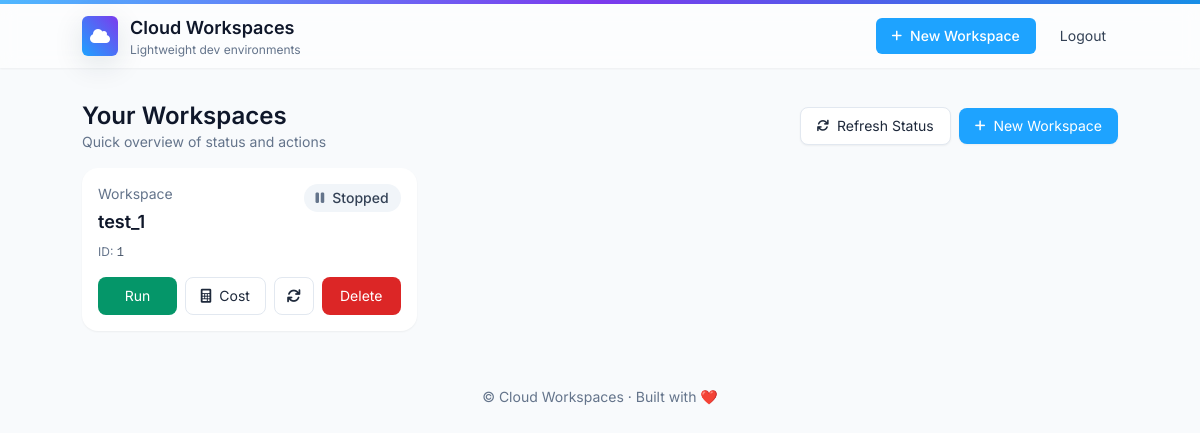
The page /dashboard (signed in) on the database its author committed.
### app.py (models this page shows)
class Workspace(db.Model):
    id = db.Column(db.Integer, primary_key=True)
    name = db.Column(db.String(128), nullable=False)
    yaml_filename = db.Column(db.String(128), nullable=False)
    created_at = db.Column(db.DateTime, default=datetime.utcnow)
    status = db.Column(db.String(32), default="stopped")
    user_id = db.Column(db.Integer, db.ForeignKey("user.id"), nullable=False)

### app.py (the view)
@app.route("/dashboard")
@login_required
def dashboard():
    for ws in Workspace.query.filter_by(user_id=current_user.id):
        path = os.path.join(current_app.config["UPLOAD_FOLDER"], ws.yaml_filename)
        if os.path.exists(path):
            try:
                result = subprocess.run(
                    ["docker-compose", "-f", path, "ps", "-q"],
                    capture_output=True, text=True,
                    cwd=os.path.dirname(path)
                )
                if result.returncode == 0 and result.stdout.strip():
                    if ws.status != "running":
                        ws.status = "running"
                        db.session.commit()
                else:
                    if ws.status != "stopped":
                        ws.status = "stopped"
                        db.session.commit()
            except Exception as e:
                current_app.logger.error(f"Error checking status for {ws.name}: {str(e)}")
                if ws.status != "stopped":
                    ws.status = "stopped"
                    db.session.commit()
    workspaces = Workspace.query.filter_by(user_id=current_user.id).all()
    return render_template("dashboard.html", workspaces=workspaces)

### app.py (called while the page is built)
@login_manager.user_loader
def load_user(user_id):
    return User.query.get(int(user_id))

### templates/dashboard.html (shortened to what this page needs)
{% extends 'base.html' %}
{% block content %}
<div class="flex flex-col sm:flex-row sm:items-center sm:justify-between gap-4 mb-4">
  <div>
    <h1 class="text-2xl font-semibold text-slate-900">Your Workspaces</h1>
    <p class="text-sm text-slate-500">Quick overview of status and actions</p>
  </div>
  <div class="flex items-center gap-2">
    <a href="{{ url_for('dashboard') }}" class="inline-flex items-center gap-2 px-4 py-2 rounded-lg bg-white border border-slate-200 text-sm shadow-sm hover:shadow-md transition">
       Refresh Status
    </a>
    <a href="{{ url_for('create_workspace') }}" class="inline-flex items-center gap-2 px-4 py-2 rounded-lg bg-primary-500 text-white text-sm shadow-sm hover:bg-primary-600 transition">
       New Workspace
    </a>
  </div>
</div>
{% if workspaces %}
<div class="grid grid-cols-1 sm:grid-cols-2 lg:grid-cols-3 gap-4 xl:hidden">
  {% for ws in workspaces %}
  <article class="bg-white rounded-2xl p-4 shadow-sm hover:shadow-lg transition transform hover:-translate-y-1">
    <div class="flex items-start justify-between gap-3">
      <div>
        <div class="text-sm text-slate-500">Workspace</div>
        <div class="mt-1 text-lg font-semibold text-slate-900">{{ ws.name }}</div>
        <div class="mt-2 text-xs text-slate-500">ID: <span class="font-mono text-xs text-slate-600">{{ ws.id }}</span></div>
      </div>
      <div class="text-right">
        {% if ws.status == 'running' %}
          <div class="inline-flex items-center gap-2 px-3 py-1 rounded-full bg-emerald-50 text-emerald-700 text-sm font-medium">
            <i class="fa-solid fa-circle-play text-emerald-500"></i> Running
          </div>
        {% else %}
          <div class="inline-flex items-center gap-2 px-3 py-1 rounded-full bg-slate-100 text-slate-700 text-sm font-medium">
            <i class="fa-solid fa-pause text-slate-500"></i> Stopped
          </div>
        {% endif %}
      </div>
    </div>
    <div class="mt-4 flex flex-wrap gap-2">
      {% if ws.status == 'running' %}
        <a href="{{ url_for('stop_workspace', id=ws.id) }}" class="flex-1 inline-flex items-center justify-center gap-2 px-3 py-2 rounded-lg bg-amber-500 text-white text-sm hover:bg-amber-600 transition">Stop</a>
      {% else %}
        <a href="{{ url_for('run_workspace', id=ws.id) }}" class="flex-1 inline-flex items-center justify-center gap-2 px-3 py-2 rounded-lg bg-emerald-600 text-white text-sm hover:bg-emerald-700 transition">Run</a>
      {% endif %}
      <a href="{{ url_for('cost_comparison', id=ws.id) }}" class="flex-1 inline-flex items-center justify-center gap-2 px-3 py-2 rounded-lg bg-white border border-slate-200 text-sm hover:shadow-sm transition">
        <i class="fa-solid fa-calculator"></i> Cost
      </a>
      <a href="{{ url_for('refresh_workspace_status', id=ws.id) }}" class="inline-flex items-center gap-2 px-3 py-2 rounded-lg bg-white border border-slate-200 text-sm" title="Refresh Status">
        <i class="fa-solid fa-sync"></i>
      </a>
      <button data-delete-url="{{ url_for('delete_workspace', id=ws.id) }}" class="js-delete flex-1 inline-flex items-center justify-center gap-2 px-3 py-2 rounded-lg bg-red-600 text-white text-sm hover:bg-red-700 transition">
        Delete
      </button>
    </div>
  </article>
  {% endfor %}
</div>
{% else %}
<p class="text-sm text-slate-600">No workspaces. <a href="{{ url_for('create_workspace') }}" class="text-primary-600 font-medium">Create one</a>.</p>
{% endif %}
{% endblock %}

### templates/base.html (shortened to what this page needs)
<!DOCTYPE html>
<html lang="en">
<head>
  <script src="https://cdn.tailwindcss.com"></script>
  <link rel="stylesheet" href="https://cdnjs.cloudflare.com/ajax/libs/font-awesome/6.0.0/css/all.min.css"/>
</head>
<body class="bg-slate-50 text-slate-800 antialiased">
  <nav class="bg-white/60 backdrop-blur sticky top-0 z-40 shadow-sm">
    <div class="mx-auto max-w-[var(--content-max)] px-4 sm:px-6 lg:px-8">
      <div class="flex items-center justify-between h-16">
        <div class="flex items-center gap-3">
          <a href="{{ url_for('dashboard') }}" class="flex items-center gap-3">
            <div class="rounded-md p-2 bg-gradient-to-tr from-primary-500 to-accent text-white shadow-soft-lg">
              <i class="fa-solid fa-cloud"></i>
            </div>
            <div class="hidden sm:block">
              <span class="text-lg font-semibold text-slate-900">Cloud Workspaces</span>
              <div class="text-xs text-slate-500">Lightweight dev environments</div>
            </div>
          </a>
        </div>
        <div class="hidden md:flex md:items-center md:gap-3">
          {% if current_user.is_authenticated %}
            <a href="{{ url_for('create_workspace') }}" class="inline-flex items-center gap-2 px-4 py-2 rounded-md bg-primary-500 text-white text-sm font-medium hover:bg-primary-600 transition">
              <i class="fa-solid fa-plus text-xs"></i> New Workspace
            </a>
            <a href="{{ url_for('logout') }}" class="px-3 py-2 rounded-md text-sm text-slate-700 hover:bg-slate-100 transition">Logout</a>
          {% else %}
            <a href="{{ url_for('login') }}" class="px-3 py-2 rounded-md text-sm text-slate-700 hover:bg-slate-100 transition">Login</a>
            <a href="{{ url_for('register') }}" class="px-3 py-2 rounded-md text-sm text-slate-700 hover:bg-slate-100 transition">Register</a>
          {% endif %}
        </div>
      </div>
    </div>
  </nav>
  <main class="mx-auto max-w-[var(--content-max)] px-4 sm:px-6 lg:px-8 py-8">
    {% block content %}{% endblock %}
  </main>
  <footer class="py-6 text-center text-sm text-slate-500">
    © {{ current_year if current_year is defined else "" }} Cloud Workspaces · Built with ❤️
  </footer>
</body>
</html>

### templates/base.html (style rules this page uses)
:root { --content-max: 1100px; }
html, body { height: 100%; font-family: 'Inter', system-ui, -apple-system, "Segoe UI", Roboto, "Helvetica Neue", Arial; }

### rows shown on the page
Workspace: name "test_1", id "1", status "Stopped"
